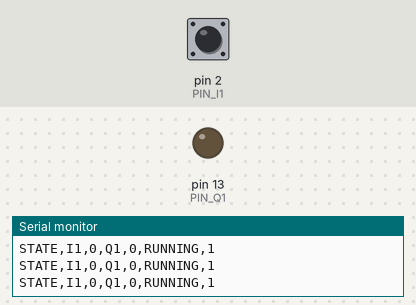
The sketch below on a simulated Arduino Uno, built with avr-gcc and run on an emulated ATmega328P. On the bench: output pins drawn as LEDs (lit = HIGH), the last lines printed to the serial monitor. The test bench sets the inputs (shaded band); at power-on: pin 2 (PIN_I1) HIGH.

Above: at 1.2 s.
1.3 s: pin 2 (PIN_I1) pulled LOW for 0.15 s
At 1.37 s:
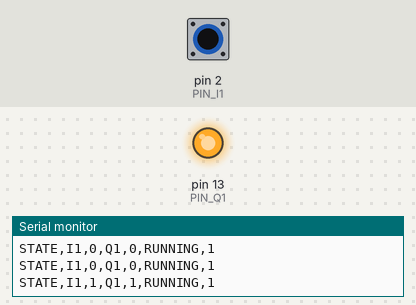
5.9 s: pin 2 (PIN_I1) pulled LOW for 3.2 s
At 10.1 s:
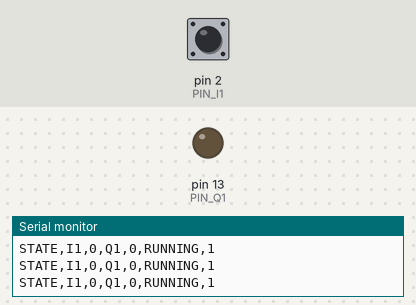
Timing chart, 0 to 11.6 s (numbered marks = the images above; inputs shaded):
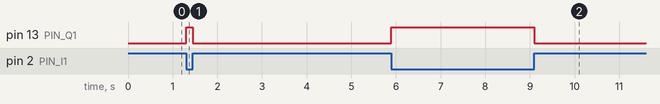

The sketch:

PRUEBA_I1_Q1_HMI_V14.ino
```cpp
/*
  SimuPLC HMI V14 - prueba directa USB/OTG
  I1 fisica: D2, activa conectando D2 a GND
  I1 HMI: SET,I1,0/1
  Q1: D13, activa en HIGH para el LED integrado
*/

const uint32_t HMI_BAUD_RATE = 115200;
const uint8_t PIN_I1 = 2;
const uint8_t PIN_Q1 = 13;

bool i1Hmi = false;
bool i1Fisica = false;
bool I1 = false;
bool Q1 = false;
bool running = true;

char rxBuffer[96];
uint8_t rxLength = 0;
uint32_t lastStateMs = 0;

void sendState() {
  Serial.print("STATE,I1,");
  Serial.print(I1 ? 1 : 0);
  Serial.print(",Q1,");
  Serial.print(Q1 ? 1 : 0);
  Serial.print(",RUNNING,");
  Serial.println(running ? 1 : 0);
}

void processCommand(char* command) {
  if (strcmp(command, "PING") == 0) {
    Serial.println("PONG");
    return;
  }
  if (strcmp(command, "GET_STATE") == 0) {
    sendState();
    return;
  }
  if (strcmp(command, "RUN") == 0 || strcmp(command, "RUN,1") == 0) {
    running = true;
    sendState();
    return;
  }
  if (strcmp(command, "STOP") == 0 || strcmp(command, "RUN,0") == 0) {
    running = false;
    Q1 = false;
    digitalWrite(PIN_Q1, LOW);
    sendState();
    return;
  }
  if (strncmp(command, "HELLO", 5) == 0) {
    Serial.println("OK,SIMUPLC,READY_CODE_V14,1");
    sendState();
    return;
  }

  char tag[8];
  int value = 0;
  if (sscanf(command, "SET,%7[^,],%d", tag, &value) == 2) {
    if (strcmp(tag, "I1") == 0) i1Hmi = value != 0;
    sendState();
  }
}

void readSerialHmi() {
  while (Serial.available() > 0) {
    char c = static_cast<char>(Serial.read());
    if (c == '\n') {
      rxBuffer[rxLength] = '\0';
      if (rxLength > 0) processCommand(rxBuffer);
      rxLength = 0;
    } else if (c != '\r' && rxLength < sizeof(rxBuffer) - 1) {
      rxBuffer[rxLength++] = c;
    }
  }
}

void setup() {
  Serial.begin(HMI_BAUD_RATE);
  pinMode(PIN_I1, INPUT_PULLUP);
  pinMode(PIN_Q1, OUTPUT);
  digitalWrite(PIN_Q1, LOW);
}

void loop() {
  readSerialHmi();

  i1Fisica = digitalRead(PIN_I1) == LOW;
  I1 = i1Fisica || i1Hmi;
  Q1 = running && I1;
  digitalWrite(PIN_Q1, Q1 ? HIGH : LOW);

  if (millis() - lastStateMs >= 120) {
    lastStateMs = millis();
    sendState();
  }
}
```

Measured:
- after the input at 1.3 s, pin 13 (PIN_Q1): LOW → HIGH at once, → LOW 0.15 s later
- after the input at 5.9 s, pin 13 (PIN_Q1): LOW → HIGH at once, → LOW 3.2 s later
